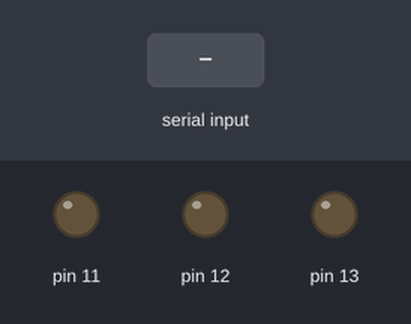
A sketch run on a simulated Arduino Uno, built with avr-gcc and run on an emulated ATmega328P. Shown: output pins drawn as LEDs (lit = HIGH). The inputs (shaded band) are chosen by the test bench.

Above: at 1.2 s.
1.3 s: "+" received over Serial
At 2.4 s:
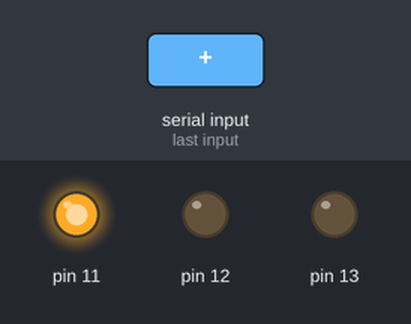
3.0 s: "+" received over Serial
At 3.7 s:
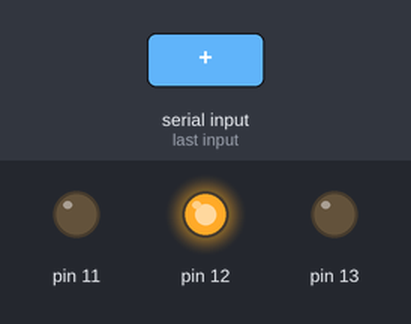
4.7 s: "-" received over Serial
At 6.2 s:
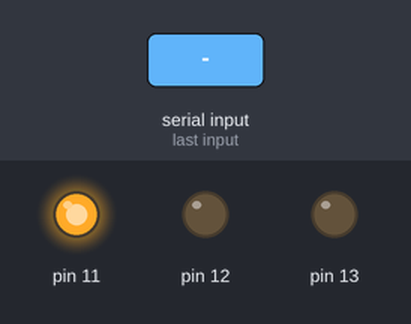
Timing chart, 0 to 7.7 s (numbered marks = the images above; inputs shaded):
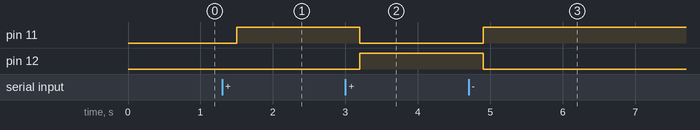

Measured:
- after the input at 1.3 s, pin 11: LOW → HIGH after 0.20 s
- after the input at 3.0 s, pin 11: HIGH → LOW after 0.20 s; pin 12: LOW → HIGH after 0.20 s
- after the input at 4.7 s, pin 11: LOW → HIGH after 0.20 s; pin 12: HIGH → LOW after 0.20 s

The sketch:

binaryserial__.ino
```cpp
//Program to implement simple 3 bit binary counter(with serial communication from pc)
/*This program was wirtten by Adithya Selvaprithiviraj
This program is free software: you can redistribute it and/or modify
it under the terms of the GNU General Public License as published by
the Free Software Foundation, either version 3 of the License, or GNU General Public License for more details.

You should have received a copy of the GNU General Public License
along with this program. If not, see <http://www.gnu.org/licenses/>.*/

/*this program gives introduction to serial communication between arduino and pc...
  here a binary counter is implemented and the count of the counter increases if it recieves '+' from pc and decrements if its recieves '-'*/
int i;
void setup()
{
  pinMode(11,OUTPUT);
  pinMode(12,OUTPUT);
  pinMode(13,OUTPUT);
  /*initiallising serial communication at 9600 baud rate*/
  Serial.begin(9600);

}
void loop()
{
  int a,b,c;
  char sym;
  //checking if Serail data is available
   if (Serial.available()>0)
  {
    //saving the first byte in the buffer into sym
   sym=Serial.read();
   delay(200);
   //checking if the recieved charecter is '+' or '-'
  if(sym=='+')
  {
    i++;
    if(i>7)
    i=0;
  }
  else if(sym=='-')
  {
    i--;
    if(i==-1)
    i=7;
  }

  {  a=i%2;
    b=(i/2)%2;
    c=(i/4)%2;
    digitalWrite(11,a);
    digitalWrite(12,b);
    digitalWrite(13,c);
  }
}

}
```
